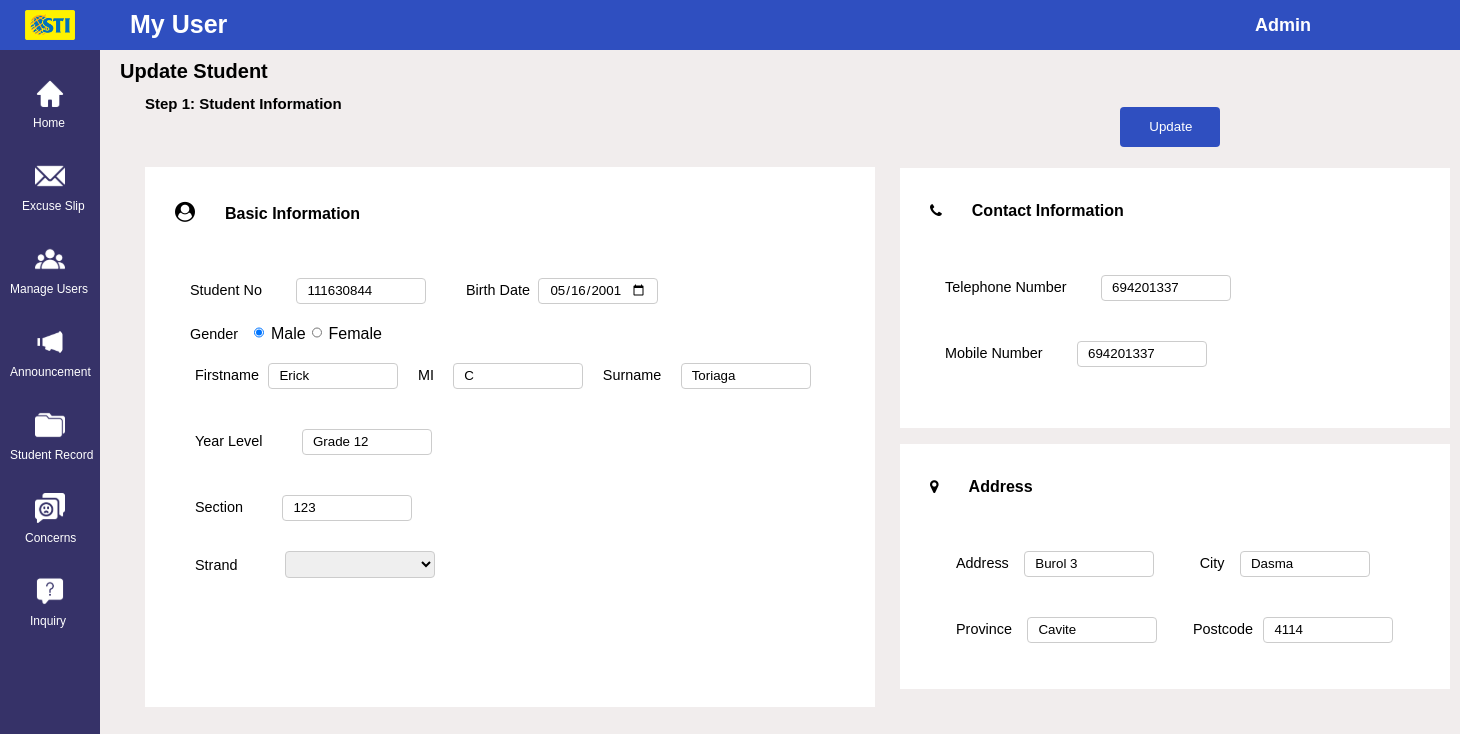
The app's page /Admin/Student_Update.php?id=111630844 with its own data.
### tables this page shows
CREATE TABLE `student` (
  `Student_ID` int(255) NOT NULL,
  `Parent_ID` int(255) NOT NULL,
  `First_Name` varchar(500) NOT NULL,
  `Middle_Name` varchar(500) NOT NULL,
  `Last_Name` varchar(500) NOT NULL,
  `Gender` varchar(100) NOT NULL,
  `Birthdate` date NOT NULL,
  `Strand` varchar(500) NOT NULL,
  `Year_Level` varchar(500) NOT NULL,
  `Section` varchar(500) NOT NULL,
  `Address` varchar(500) NOT NULL,
  `City` varchar(200) NOT NULL,
  `Province` varchar(200) NOT NULL,
  `Postcode` int(255) NOT NULL,
  `Telephone_No` int(255) NOT NULL,
  `Mobile_No` int(255) NOT NULL
);

### Admin/Student_Update.php (the view, shortened to what this page needs)
<?php
require 'config.php';
?>
<!doctype html>
<html lang="en">
<head>
    <link rel="stylesheet" href="Student_Update.css">
    <link rel="stylesheet" href="https://stackpath.bootstrapcdn.com/font-awesome/4.7.0/css/font-awesome.min.css">
</head>
<body>
    <div class="container">
            <div class="navigation">
                <ul>
                <li>
                    <a href="">
                    </a>
                </li>
                <li>
                    <a href="dash.php">
                    <span class="icon"><img src="images/sidebar_menu/Home.svg" alt=""></span>
                    <span class="title1" ><br>Home</span>
                    </a>
                </li>
                <li>
                    <a href="Lists_of_Excuse_Letter.php">
                    <span class="icon"><img src="images/sidebar_menu/Excuse_slip.svg" alt=""></span>
                    <span class="title2" ><br>Excuse Slip</span>
                    </a>
                </li>
                <li>
                    <a href="Manage_User.php">
                    <span class="icon"><img src="images/sidebar_menu/Manage_Users.svg" alt=""></span>
                    <span class="title" ><br>Manage Users</span>
                    </a>
                </li>
                <li>
                    <a href="Lists_of_Announcement.php">
                    <span class="icon"><img src="images/sidebar_menu/Announcement.svg" alt=""></span>
                    <span class="title" ><br>Announcement</span>
                    </a>
                </li>
                <li>
                    <a href="Student_Record.php">
                    <span class="icon"><img src="images/sidebar_menu/Student_Record.svg" alt=""></span>
                    <span class="title" ><br>Student Record</span>
                    </a>
                </li>
                <li>
                    <a href="Lists_of_Concerns.php">
                    <span class="icon"><img src="images/sidebar_menu/Concerns.svg" alt=""></span>
                    <span class="title3" ><br>Concerns</span>
                    </a>
                </li>
                <li>
                    <a href="List_of_Inquiries.php">
                    <span class="icon"><img src="images/sidebar_menu/Inquiry.svg" alt=""></span>
                    <span class="title4" ><br>Inquiry</span>
                    </a>
                </li>
            </ul>
        </div>
        <div class="main">
            <span id="logo"><img src="images/sti_logo.png" alt=""></span>
            <div class="topbar">
                <div class="toptitle">
                    <h2>My User</h2>
                </div>
                <div class="icons">
                </div>
                <div class="icons1">
                    <h3>Admin</h3>
                    <i class="fa fa-angle-down"></i></div>
                </div>
                </div>
                <div class="main1">
                    <div class="title2" >
                      <h1>Update Student</h1>
                     <h4> Step 1: Student Information</h4>
                     <form action="code.php" method="POST">
                     <span class="create">
                            <input type="submit" name="update_student" class="btn btn-primary btn-lg" value="Update" style=" position: relative;margin-top: -1000px; margin-left: 1000px;">
                        </span>
                    </div>
                    <div class="bsinfo">
                    <?php
                                    if(isset($_GET['id']))
                                    {
                                        $student_id = mysqli_real_escape_string($link, $_GET['id']);
                                        $query = "SELECT * FROM student WHERE Student_ID='$student_id' ";
                                        $query_run = mysqli_query($link, $query);
                                        if(mysqli_num_rows($query_run) > 0)
                                        {
                                            $student = mysqli_fetch_array($query_run);
                                            ?>
                        <h4><i class='fa fa-user-circle'></i>Basic Information</h4>
                        <div class="info">
                            <label for="StudentNo">Student No</label> <span id="btk"> <input type="text" placeholder="" name="studentno" value="<?= $student['Student_ID']; ?>" readonly></span>
                            <label for="Birthday">Birth Date</label>
                            <input type="date" id="Birthdayy" name="birthday" value="<?= $student['Birthdate']; ?>">
                        <br>
                        <label for="Gender">Gender</label>
                        <input type="radio" name="gender" value="Male"
                        <?php
                            if($student['Gender'] == "Male")
                            {
                                echo "checked";
                            }
                        ?>> Male
                        <input type="radio" name="gender" value="Female"
                        <?php
                            if($student['Gender'] == "Female")
                            {
                                echo "checked";
                            }
                        ?>> Female
                         <br>
                          <label for="Firstname">Firstname</label> <span id="btk"> <input type="text" placeholder="" name="firstname" value="<?= $student['First_Name']; ?>"></span>
                      <label for="MI">MI</label> <span id="btk"> <input type="text" placeholder="" name="middlename" value="<?= $student['Middle_Name']; ?>"></span>
                           <label for="Surname">Surname</label> <span id="btk"> <input type="text" placeholder="" name="lastname" value="<?= $student['Last_Name']; ?>"></span>
                        <label for="Year">Year Level</label> <span id="btk"> <input type="text" placeholder="" name="yrlvl" value="<?= $student['Year_Level']; ?>"></span>
                        <br>
                         <label for="Section">Section</label> <span id="btk"> <input type="text" placeholder="" name="section" value="<?= $student['Section']; ?>"></span>
                    <label for="Strand">Strand</label>
                  <label for="Strand" name = "Strand"></label>
                <select class="Strand" name="Strand">
                    <option value="<?= $student['Strand']; ?>"></option>
                    <option value="STEM"
                    <?php
                        if($student['Strand'] == "STEM")
                        {
                            echo "selected";
                        }
                    ?>>STEM</option>
                </select>
                        </div>
                    </div>
                </div>
                </div>
<br>
                <div class="bsinfo1">
                        <h4><i class="fa fa-phone" style="font-size:15px"></i>Contact Information</h4>
                        <div class="info">
                           <label for="TelephoneNumber">Telephone Number</label> <span id="btk"> <input type="text" placeholder="" name="telno" value="<?= $student['Telephone_No']; ?>"></span>
                           <br>
                            <label for="MobileNumber">Mobile Number</label> <span id="btk"> <input type="text" placeholder="" name="mobileno" value="<?= $student['Mobile_No']; ?>"></span>
                    </div>
                </div>
<br>
                <div class="bsinfo2">
                        <h4><i class="fa fa-map-marker" style="font-size:15px"> </i>Address</h4>
                        <div class="info">
                           <label for="Address">Address</label> <span id="btk"> <input type="text" placeholder="" name="address" value="<?= $student['Address']; ?>"></span>
                            <label for="City">City</label> <span id="btk"> <input type="text" placeholder="" name="city" value="<?= $student['City']; ?>"></span>
                      <br><label for="Province">Province</label> <span id="btk"> <input type="text" placeholder="" name="province" value="<?= $student['Province']; ?>"></span>
                       <label for="Postcode">Postcode</label> <span id="btk"> <input type="text" placeholder="" name="postcode" value="<?= $student['Postcode']; ?>"></span>
                    </div>
                </div>
                        <?php
                    }
                    else
                    {
                        echo "<h4>No Such Id Found</h4>";
                    }
                }
                ?>

### records on screen
student: studentno "111630844", birthday "05/16/2001", Gender "☑", firstname "Erick", middlename "C", lastname "Toriaga", yrlvl "Grade 12", section "123", telno "694201337", mobileno "694201337", address "Burol 3", city "Dasma", province "Cavite", postcode "4114"
